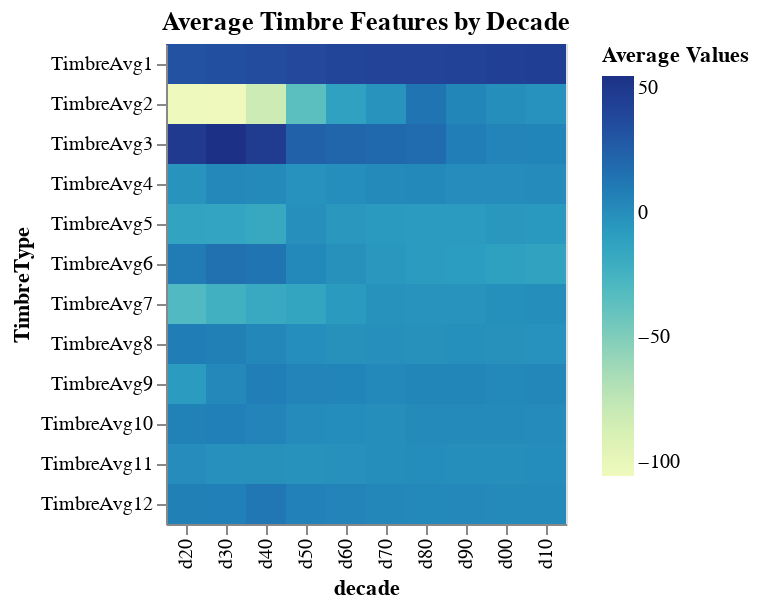

The cell this chart's notebook holds for it:
### Code cell
# plot timbre feature averages by decades 
decade_seq = [f'd{s}0' for s in [2, 3, 4, 5, 6, 7, 8, 9, 0, 1]]
alt.Chart(timbre_avgs_by_decade_long).mark_rect().encode(
    x=alt.X('decade:O', sort=decade_seq),
    y=alt.Y('TimbreType:O', sort=timbre_cols),
    color='Average Values:Q',
    tooltip=['decade', 'TimbreType', 'Average Values']
).properties(
    title='Average Timbre Features by Decade'
)

### Figure 1 — Vega-Lite specification as saved in the notebook (floating-point values rounded to 4 significant figures)
{"config": {"view": {"continuousWidth": 400, "continuousHeight": 300}}, "data": {"name": "data-6500eaba8c9b2eda2bc16fb9470788ee"}, "mark": "rect", "encoding": {"color": {"type": "quantitative", "field": "Average Values"}, "tooltip": [{"type": "nominal", "field": "decade"}, {"type": "nominal", "field": "TimbreType"}, {"type": "quantitative", "field": "Average Values"}], "x": {"type": "ordinal", "field": "decade", "sort": ["d20", "d30", "d40", "d50", "d60", "d70", "d80", "d90", "d00", "d10"]}, "y": {"type": "ordinal", "field": "TimbreType", "sort": ["TimbreAvg1", "TimbreAvg2", "TimbreAvg3", "TimbreAvg4", "TimbreAvg5", "TimbreAvg6", "TimbreAvg7", "TimbreAvg8", "TimbreAvg9", "TimbreAvg10", "TimbreAvg11", "TimbreAvg12"]}}, "title": "Average Timbre Features by Decade", "$schema": "https://vega.github.io/schema/vega-lite/v4.8.1.json", "datasets": {"data-6500eaba8c9b2eda2bc16fb9470788ee": [{"decade": "d00", "TimbreType": "TimbreAvg1", "Average Values": 44.42}, {"decade": "d10", "TimbreType": "TimbreAvg1", "Average Values": 44.99}, {"decade": "d20", "TimbreType": "TimbreAvg1", "Average Values": 32.43}, {"decade": "d30", "TimbreType": "TimbreAvg1", "Average Values": 34.23}, {"decade": "d40", "TimbreType": "TimbreAvg1", "Average Values": 35.83}, {"decade": "d50", "TimbreType": "TimbreAvg1", "Average Values": 38.23}, {"decade": "d60", "TimbreType": "TimbreAvg1", "Average Values": 40.5}, {"decade": "d70", "TimbreType": "TimbreAvg1", "Average Values": 41.29}, {"decade": "d80", "TimbreType": "TimbreAvg1", "Average Values": 41.85}, {"decade": "d90", "TimbreType": "TimbreAvg1", "Average Values": 42.17}, {"decade": "d00", "TimbreType": "TimbreAvg2", "Average Values": -0.1589}, {"decade": "d10", "TimbreType": "TimbreAvg2", "Average Values": -2.592}, {"decade": "d20", "TimbreType": "TimbreAvg2", "Average Values": -105.2}, {"decade": "d30", "TimbreType": "TimbreAvg2", "Average Values": -105.7}, {"decade": "d40", "TimbreType": "TimbreAvg2", "Average Values": -81.61}, {"decade": "d50", "TimbreType": "TimbreAvg2", "Average Values": -35.43}, {"decade": "d60", "TimbreType": "TimbreAvg2", "Average Values": -11.86}, {"decade": "d70", "TimbreType": "TimbreAvg2", "Average Values": -3.793}, {"decade": "d80", "TimbreType": "TimbreAvg2", "Average Values": 14.03}, {"decade": "d90", "TimbreType": "TimbreAvg2", "Average Values": 4.583}, {"decade": "d00", "TimbreType": "TimbreAvg3", "Average Values": 5.718}, {"decade": "d10", "TimbreType": "TimbreAvg3", "Average Values": 5.16}, {"decade": "d20", "TimbreType": "TimbreAvg3", "Average Values": 48.08}, {"decade": "d30", "TimbreType": "TimbreAvg3", "Average Values": 54.76}, {"decade": "d40", "TimbreType": "TimbreAvg3", "Average Values": 46.98}, {"decade": "d50", "TimbreType": "TimbreAvg3", "Average Values": 23.98}, {"decade": "d60", "TimbreType": "TimbreAvg3", "Average Values": 21.54}, {"decade": "d70", "TimbreType": "TimbreAvg3", "Average Values": 19.39}, {"decade": "d80", "TimbreType": "TimbreAvg3", "Average Values": 17.79}, {"decade": "d90", "TimbreType": "TimbreAvg3", "Average Values": 8.916}, {"decade": "d00", "TimbreType": "TimbreAvg4", "Average Values": 1.084}, {"decade": "d10", "TimbreType": "TimbreAvg4", "Average Values": 1.311}, {"decade": "d20", "TimbreType": "TimbreAvg4", "Average Values": -2.956}, {"decade": "d30", "TimbreType": "TimbreAvg4", "Average Values": 2.37}, {"decade": "d40", "TimbreType": "TimbreAvg4", "Average Values": 1.758}, {"decade": "d50", "TimbreType": "TimbreAvg4", "Average Values": -2.793}, {"decade": "d60", "TimbreType": "TimbreAvg4", "Average Values": -0.4936}, {"decade": "d70", "TimbreType": "TimbreAvg4", "Average Values": 1.834}, {"decade": "d80", "TimbreType": "TimbreAvg4", "Average Values": 3.229}, {"decade": "d90", "TimbreType": "TimbreAvg4", "Average Values": 0.777}, {"decade": "d00", "TimbreType": "TimbreAvg5", "Average Values": -5.953}, {"decade": "d10", "TimbreType": "TimbreAvg5", "Average Values": -6.618}, {"decade": "d20", "TimbreType": "TimbreAvg5", "Average Values": -13.12}, {"decade": "d30", "TimbreType": "TimbreAvg5", "Average Values": -13.98}, {"decade": "d40", "TimbreType": "TimbreAvg5", "Average Values": -16.86}, {"decade": "d50", "TimbreType": "TimbreAvg5", "Average Values": -0.6086}, {"decade": "d60", "TimbreType": "TimbreAvg5", "Average Values": -6.234}, {"decade": "d70", "TimbreType": "TimbreAvg5", "Average Values": -7.167}, {"decade": "d80", "TimbreType": "TimbreAvg5", "Average Values": -7.833}, {"decade": "d90", "TimbreType": "TimbreAvg5", "Average Values": -7.561}, {"decade": "d00", "TimbreType": "TimbreAvg6", "Average Values": -10.89}, {"decade": "d10", "TimbreType": "TimbreAvg6", "Average Values": -12.86}, {"decade": "d20", "TimbreType": "TimbreAvg6", "Average Values": 10.07}, {"decade": "d30", "TimbreType": "TimbreAvg6", "Average Values": 15.55}, {"decade": "d40", "TimbreType": "TimbreAvg6", "Average Values": 13.71}, {"decade": "d50", "TimbreType": "TimbreAvg6", "Average Values": 3.171}, {"decade": "d60", "TimbreType": "TimbreAvg6", "Average Values": -1.993}, {"decade": "d70", "TimbreType": "TimbreAvg6", "Average Values": -5.24}, {"decade": "d80", "TimbreType": "TimbreAvg6", "Average Values": -7.841}, {"decade": "d90", "TimbreType": "TimbreAvg6", "Average Values": -8.589}, {"decade": "d00", "TimbreType": "TimbreAvg7", "Average Values": -1.287}, {"decade": "d10", "TimbreType": "TimbreAvg7", "Average Values": 0.009927}, {"decade": "d20", "TimbreType": "TimbreAvg7", "Average Values": -30.6}, {"decade": "d30", "TimbreType": "TimbreAvg7", "Average Values": -22.97}, {"decade": "d40", "TimbreType": "TimbreAvg7", "Average Values": -17.41}, {"decade": "d50", "TimbreType": "TimbreAvg7", "Average Values": -14.22}, {"decade": "d60", "TimbreType": "TimbreAvg7", "Average Values": -7.195}, {"decade": "d70", "TimbreType": "TimbreAvg7", "Average Values": -2.38}, {"decade": "d80", "TimbreType": "TimbreAvg7", "Average Values": -3.968}, {"decade": "d90", "TimbreType": "TimbreAvg7", "Average Values": -3.812}, {"decade": "d00", "TimbreType": "TimbreAvg8", "Average Values": -2.024}, {"decade": "d10", "TimbreType": "TimbreAvg8", "Average Values": -2.448}, {"decade": "d20", "TimbreType": "TimbreAvg8", "Average Values": 9.132}, {"decade": "d30", "TimbreType": "TimbreAvg8", "Average Values": 7.288}, {"decade": "d40", "TimbreType": "TimbreAvg8", "Average Values": 3.866}, {"decade": "d50", "TimbreType": "TimbreAvg8", "Average Values": -0.4656}, {"decade": "d60", "TimbreType": "TimbreAvg8", "Average Values": -2.249}, {"decade": "d70", "TimbreType": "TimbreAvg8", "Average Values": -0.936}, {"decade": "d80", "TimbreType": "TimbreAvg8", "Average Values": -1.943}, {"decade": "d90", "TimbreType": "TimbreAvg8", "Average Values": -1.353}, {"decade": "d00", "TimbreType": "TimbreAvg9", "Average Values": 3.466}, {"decade": "d10", "TimbreType": "TimbreAvg9", "Average Values": 3.766}, {"decade": "d20", "TimbreType": "TimbreAvg9", "Average Values": -7.522}, {"decade": "d30", "TimbreType": "TimbreAvg9", "Average Values": 2.763}, {"decade": "d40", "TimbreType": "TimbreAvg9", "Average Values": 8.505}, {"decade": "d50", "TimbreType": "TimbreAvg9", "Average Values": 5.666}, {"decade": "d60", "TimbreType": "TimbreAvg9", "Average Values": 5.111}, {"decade": "d70", "TimbreType": "TimbreAvg9", "Average Values": 3.332}, {"decade": "d80", "TimbreType": "TimbreAvg9", "Average Values": 4.286}, {"decade": "d90", "TimbreType": "TimbreAvg9", "Average Values": 4.075}, {"decade": "d00", "TimbreType": "TimbreAvg10", "Average Values": 1.89}, {"decade": "d10", "TimbreType": "TimbreAvg10", "Average Values": 1.726}, {"decade": "d20", "TimbreType": "TimbreAvg10", "Average Values": 6.745}, {"decade": "d30", "TimbreType": "TimbreAvg10", "Average Values": 7.421}, {"decade": "d40", "TimbreType": "TimbreAvg10", "Average Values": 5.674}, {"decade": "d50", "TimbreType": "TimbreAvg10", "Average Values": 1.64}, {"decade": "d60", "TimbreType": "TimbreAvg10", "Average Values": 0.3792}, {"decade": "d70", "TimbreType": "TimbreAvg10", "Average Values": -0.06867}, {"decade": "d80", "TimbreType": "TimbreAvg10", "Average Values": 2.15}, {"decade": "d90", "TimbreType": "TimbreAvg10", "Average Values": 2.289}, {"decade": "d00", "TimbreType": "TimbreAvg11", "Average Values": -0.1394}, {"decade": "d10", "TimbreType": "TimbreAvg11", "Average Values": 0.332}, {"decade": "d20", "TimbreType": "TimbreAvg11", "Average Values": 0.8104}, {"decade": "d30", "TimbreType": "TimbreAvg11", "Average Values": -1.502}, {"decade": "d40", "TimbreType": "TimbreAvg11", "Average Values": -1.704}, {"decade": "d50", "TimbreType": "TimbreAvg11", "Average Values": -2.313}, {"decade": "d60", "TimbreType": "TimbreAvg11", "Average Values": -1.552}, {"decade": "d70", "TimbreType": "TimbreAvg11", "Average Values": -0.2252}, {"decade": "d80", "TimbreType": "TimbreAvg11", "Average Values": 0.3221}, {"decade": "d90", "TimbreType": "TimbreAvg11", "Average Values": -0.1494}, {"decade": "d00", "TimbreType": "TimbreAvg12", "Average Values": 2.038}, {"decade": "d10", "TimbreType": "TimbreAvg12", "Average Values": 1.932}, {"decade": "d20", "TimbreType": "TimbreAvg12", "Average Values": 7.314}, {"decade": "d30", "TimbreType": "TimbreAvg12", "Average Values": 7.685}, {"decade": "d40", "TimbreType": "TimbreAvg12", "Average Values": 12.34}, {"decade": "d50", "TimbreType": "TimbreAvg12", "Average Values": 6.967}, {"decade": "d60", "TimbreType": "TimbreAvg12", "Average Values": 5.562}, {"decade": "d70", "TimbreType": "TimbreAvg12", "Average Values": 3.649}, {"decade": "d80", "TimbreType": "TimbreAvg12", "Average Values": 3.284}, {"decade": "d90", "TimbreType": "TimbreAvg12", "Average Values": 2.905}]}}
